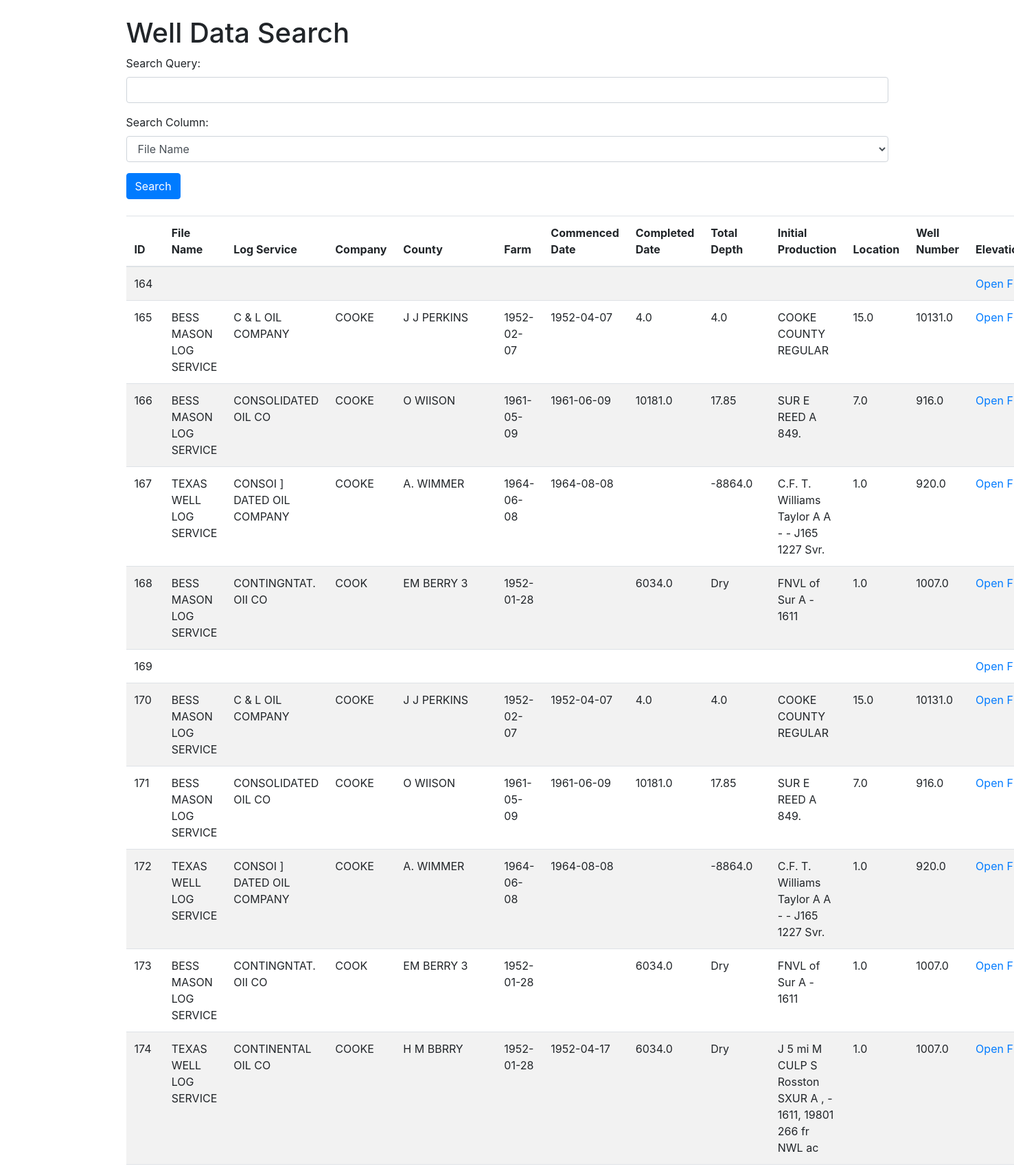
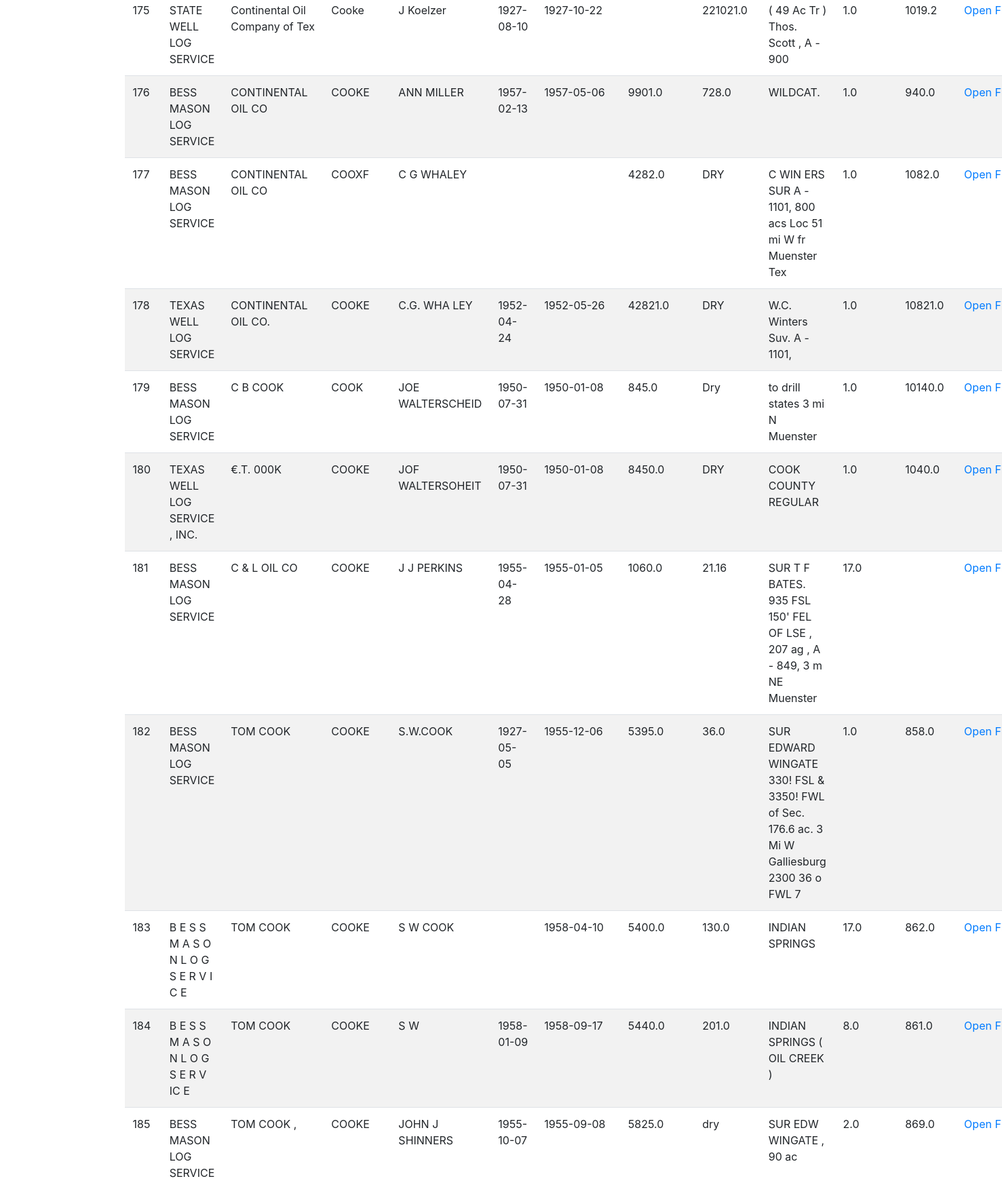
The page / (upper part) on the database its author committed (2 pictures, top to bottom).
### app.py (models this page shows)
class Well(db.Model):
    __tablename__ = 'wells'  # Ensure the table name is correct
    id = db.Column(db.Integer, primary_key=True)
    file_name = db.Column(db.String(100))
    log_service = db.Column(db.String(100))
    company = db.Column(db.String(100))
    county = db.Column(db.String(100))
    farm = db.Column(db.String(100))
    commenced_date = db.Column(db.String(100))
    completed_date = db.Column(db.String(100))
    total_depth = db.Column(db.String(100))
    initial_production = db.Column(db.String(100))
    location = db.Column(db.String(100))
    well_number = db.Column(db.String(100))
    elevation = db.Column(db.String(100))
    hyperlink = db.Column(db.String(255))  # Increased size in case of longer paths

### app.py (the view)
@app.route('/', methods=['GET', 'POST'])
def index():
    if request.method == 'POST':
        query = request.form.get('query')
        column = request.form.get('column')
        if query and column:
            wells = Well.query.filter(getattr(Well, column).like(f'%{query}%')).all()
        else:
            wells = Well.query.limit(100).all()
    else:
        wells = Well.query.limit(100).all()
    return render_template('index.html', wells=wells)

### templates/index.html (shortened to what this page needs)
<!DOCTYPE html>
<html lang="en">
<head>
    <link rel="stylesheet" href="https://stackpath.bootstrapcdn.com/bootstrap/4.5.2/css/bootstrap.min.css">
</head>
<body>
    <div class="container mt-4">
        <h1>Well Data Search</h1>
        <form method="POST">
            <div class="form-group">
                <label for="query">Search Query:</label>
                <input type="text" class="form-control" id="query" name="query">
            </div>
            <div class="form-group">
                <label for="column">Search Column:</label>
                <select class="form-control" id="column" name="column">
                    <option value="file_name">File Name</option>
                </select>
            </div>
            <button type="submit" class="btn btn-primary">Search</button>
        </form>
        <table class="table table-striped mt-4">
            <thead>
                <tr>
                    <th>ID</th>
                    <th>File Name</th>
                    <th>Log Service</th>
                    <th>Company</th>
                    <th>County</th>
                    <th>Farm</th>
                    <th>Commenced Date</th>
                    <th>Completed Date</th>
                    <th>Total Depth</th>
                    <th>Initial Production</th>
                    <th>Location</th>
                    <th>Well Number</th>
                    <th>Elevation</th>
                </tr>
            </thead>
            <tbody>
                {% for well in wells %}
                <tr>
                    <td>{{ well.id }}</td>
                    <td>{{ well.log_service }}</td>
                    <td>{{ well.company }}</td>
                    <td>{{ well.county }}</td>
                    <td>{{ well.farm }}</td>
                    <td>{{ well.commenced_date }}</td>
                    <td>{{ well.completed_date }}</td>
                    <td>{{ well.total_depth }}</td>
                    <td>{{ well.initial_production }}</td>
                    <td>{{ well.location }}</td>
                    <td>{{ well.well_number }}</td>
                    <td>{{ well.elevation }}</td>
                    <td>
                        <a href="{{ url_for('serve_file', file_path=well.hyperlink) }}" target="_blank">Open File</a>
                    </td>
                </tr>
                {% endfor %}
            </tbody>
        </table>
    </div>
</body>
</html>

### rows shown on the page
Well: id "164"
Well: id "165", log_service "BESS MASON LOG SERVICE", company "C & L OIL COMPANY", county "COOKE", farm "J J PERKINS", commenced_date "1952-02-07", completed_date "1952-04-07", total_depth "4.0", initial_production "4.0", location "COOKE COUNTY REGULAR", well_number "15.0", elevation "10131.0"
Well: id "166", log_service "BESS MASON LOG SERVICE", company "CONSOLIDATED OIL CO", county "COOKE", farm "O WIISON", commenced_date "1961-05-09", completed_date "1961-06-09", total_depth "10181.0", initial_production "17.85", location "SUR E REED A 849.", well_number "7.0", elevation "916.0"
Well: id "167", log_service "TEXAS WELL LOG SERVICE", company "CONSOI ] DATED OIL COMPANY", county "COOKE", farm "A. WIMMER", commenced_date "1964-06-08", completed_date "1964-08-08", initial_production "-8864.0", location "C.F. T. Williams Taylor A A - - J165 1227 Svr.", well_number "1.0", elevation "920.0"
Well: id "168", log_service "BESS MASON LOG SERVICE", company "CONTINGNTAT. OII CO", county "COOK", farm "EM BERRY 3", commenced_date "1952-01-28", total_depth "6034.0", initial_production "Dry", location "FNVL of Sur A - 1611", well_number "1.0", elevation "1007.0"
Well: id "169"
Well: id "170", log_service "BESS MASON LOG SERVICE", company "C & L OIL COMPANY", county "COOKE", farm "J J PERKINS", commenced_date "1952-02-07", completed_date "1952-04-07", total_depth "4.0", initial_production "4.0", location "COOKE COUNTY REGULAR", well_number "15.0", elevation "10131.0"
Well: id "171", log_service "BESS MASON LOG SERVICE", company "CONSOLIDATED OIL CO", county "COOKE", farm "O WIISON", commenced_date "1961-05-09", completed_date "1961-06-09", total_depth "10181.0", initial_production "17.85", location "SUR E REED A 849.", well_number "7.0", elevation "916.0"
Well: id "172", log_service "TEXAS WELL LOG SERVICE", company "CONSOI ] DATED OIL COMPANY", county "COOKE", farm "A. WIMMER", commenced_date "1964-06-08", completed_date "1964-08-08", initial_production "-8864.0", location "C.F. T. Williams Taylor A A - - J165 1227 Svr.", well_number "1.0", elevation "920.0"
Well: id "173", log_service "BESS MASON LOG SERVICE", company "CONTINGNTAT. OII CO", county "COOK", farm "EM BERRY 3", commenced_date "1952-01-28", total_depth "6034.0", initial_production "Dry", location "FNVL of Sur A - 1611", well_number "1.0", elevation "1007.0"
Well: id "174", log_service "TEXAS WELL LOG SERVICE", company "CONTINENTAL OIL CO", county "COOKE", farm "H M BBRRY", commenced_date "1952-01-28", completed_date "1952-04-17", total_depth "6034.0", initial_production "Dry", location "J 5 mi M CULP S Rosston SXUR A , - 1611, 19801 266 fr NWL ac", well_number "1.0", elevation "1007.0"
Well: id "175", log_service "STATE WELL LOG SERVICE", company "Continental Oil Company of Tex", county "Cooke", farm "J Koelzer", commenced_date "1927-08-10", completed_date "1927-10-22", initial_production "221021.0", location "( 49 Ac Tr ) Thos. Scott , A - 900", well_number "1.0", elevation "1019.2"
Well: id "176", log_service "BESS MASON LOG SERVICE", company "CONTINENTAL OIL CO", county "COOKE", farm "ANN MILLER", commenced_date "1957-02-13", completed_date "1957-05-06", total_depth "9901.0", initial_production "728.0", location "WILDCAT.", well_number "1.0", elevation "940.0"
Well: id "177", log_service "BESS MASON LOG SERVICE", company "CONTINENTAL OIL CO", county "COOXF", farm "C G WHALEY", total_depth "4282.0", initial_production "DRY", location "C WIN ERS SUR A - 1101, 800 acs Loc 51 mi W fr Muenster Tex", well_number "1.0", elevation "1082.0"
Well: id "178", log_service "TEXAS WELL LOG SERVICE", company "CONTINENTAL OIL CO.", county "COOKE", farm "C.G. WHA LEY", commenced_date "1952-04-24", completed_date "1952-05-26", total_depth "42821.0", initial_production "DRY", location "W.C. Winters Suv. A - 1101,", well_number "1.0", elevation "10821.0"
Well: id "179", log_service "BESS MASON LOG SERVICE", company "C B COOK", county "COOK", farm "JOE WALTERSCHEID", commenced_date "1950-07-31", completed_date "1950-01-08", total_depth "845.0", initial_production "Dry", location "to drill states 3 mi N Muenster", well_number "1.0", elevation "10140.0"
Well: id "180", log_service "TEXAS WELL LOG SERVICE , INC.", company "€.T. 000K", county "COOKE", farm "JOF WALTERSOHEIT", commenced_date "1950-07-31", completed_date "1950-01-08", total_depth "8450.0", initial_production "DRY", location "COOK COUNTY REGULAR", well_number "1.0", elevation "1040.0"
Well: id "181", log_service "BESS MASON LOG SERVICE", company "C & L OIL CO", county "COOKE", farm "J J PERKINS", commenced_date "1955-04-28", completed_date "1955-01-05", total_depth "1060.0", initial_production "21.16", location "SUR T F BATES. 935 FSL 150' FEL OF LSE , 207 ag , A - 849, 3 m NE Muenster", well_number "17.0"
Well: id "182", log_service "BESS MASON LOG SERVICE", company "TOM COOK", county "COOKE", farm "S.W.COOK", commenced_date "1927-05-05", completed_date "1955-12-06", total_depth "5395.0", initial_production "36.0", location "SUR EDWARD WINGATE 330! FSL & 3350! FWL of Sec. 176.6 ac. 3 Mi W Galliesburg 2300 36 o FWL 7", well_number "1.0", elevation "858.0"
Well: id "183", log_service "B E S S M A S O N L O G S E R V I C E", company "TOM COOK", county "COOKE", farm "S W COOK", completed_date "1958-04-10", total_depth "5400.0", initial_production "130.0", location "INDIAN SPRINGS", well_number "17.0", elevation "862.0"
Well: id "184", log_service "B E S S M A S O N L O G S E R V IC E", company "TOM COOK", county "COOKE", farm "S W", commenced_date "1958-01-09", completed_date "1958-09-17", total_depth "5440.0", initial_production "201.0", location "INDIAN SPRINGS ( OIL CREEK )", well_number "8.0", elevation "861.0"
Well: id "185", log_service "BESS MASON LOG SERVICE", company "TOM COOK ,", county "COOKE", farm "JOHN J SHINNERS", commenced_date "1955-10-07", completed_date "1955-09-08", total_depth "5825.0", initial_production "dry", location "SUR EDW WINGATE , 90 ac", well_number "2.0", elevation "869.0"
